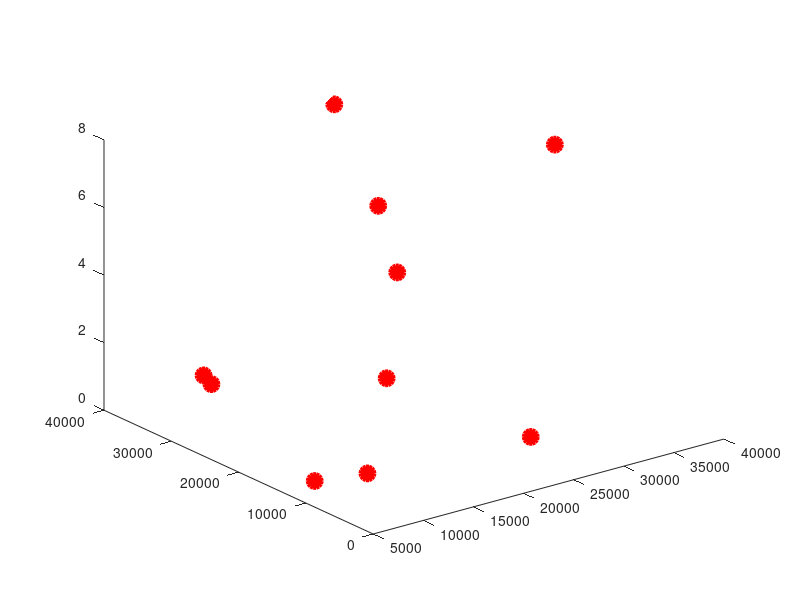

MATLAB code for this plot: (Note: this script raises an error after producing the figure.)
close all
clear all
clc
m = [9496,
21487,
37073,
11070,
27958,
17026,
23884,
6666,
23324,
8381];
n = [7549,
20981,
20774,
34241,
39976,
15910,
4712,
11170,
26545,
29070];
opt = [0.741164
4.497037
7.047603
1.071485
7.212767
2.186616
0.924713
0.411944
5.811236
1.501592];
flop = (max(m,n).*min(m,n).^2 - 1/3*min(m,n).^3)/1e9;



%% Plot figure 1
axisticksize = 40;
origin = [200,60];
markersize = 10;
LineWidth = 3;




figure(1)


hd1 = plot3(m,n,opt,'ro','MarkerSize',markersize,'MarkerFaceColor','r','LineWidth',LineWidth);
hold on


mlin = linspace(0,5000,100);
nlin = linspace(0,5000,100);
[M,N]=meshgrid(mlin,nlin);
Z = griddata(m,n,opt,M,N,'cubic');
mesh(M,N,Z,'FaceAlpha',0.5);
hold on;



gca = get(gcf,'CurrentAxes');
% set(gca,'XTick',[1:length(SOLVE_SLU(:,1))])
% set(gca,'TickLabelInterpreter','none')
% xticklabels(xtick)
% xtickangle(45)
% xlim([0,2.5]);
% ylim([0,2000]);


legs = {};
legs{1,1} = ['\delta=10'];
% legs{1,2} = ['\delta=1'];
% legs{1,3} = ['Pareto optima'];

gca = get(gcf,'CurrentAxes');
set( gca, 'FontName','Times New Roman','fontsize',axisticksize);
str = sprintf('m');
ylabel(str,'interpreter','Latex')
str = sprintf('n');
xlabel(str,'interpreter','Latex')
str = sprintf('time (s)');
zlabel(str,'interpreter','Latex')


gca=legend(legs,'interpreter','tex','color','none','NumColumns',1,'Location','northwest');

set(gcf,'Position',[origin,1000,700]);

fig = gcf;

str = 'scalapack_MLA_optimum_time.eps';
saveas(fig,str,'epsc')





figure(2)

hd1 = plot3(m,n,flop./opt,'ro','MarkerSize',markersize,'MarkerFaceColor','r','LineWidth',LineWidth);
hold on
zlim([min(flop./opt),max(flop./opt)]);
% hd1 = plot3(m,n,opt,'ro','MarkerSize',markersize,'MarkerFaceColor','r','LineWidth',LineWidth);
% hold on
% hd1 = plot3(m1,n1,flop1./opt1,'bo','MarkerSize',markersize,'MarkerFaceColor','b','LineWidth',LineWidth);
% hold on

mlin = linspace(0,5000,100);
nlin = linspace(0,5000,100);
[M,N]=meshgrid(mlin,nlin);
Z = griddata(m,n,flop./opt,M,N,'cubic');
mesh(M,N,Z,'FaceAlpha',0.5);
hold on;




gca = get(gcf,'CurrentAxes');
% set(gca,'XTick',[1:length(SOLVE_SLU(:,1))])
% set(gca,'TickLabelInterpreter','none')
% xticklabels(xtick)
% xtickangle(45)
% xlim([0,2.5]);
% ylim([0,2000]);


legs = {};
legs{1,1} = ['\delta=10'];
% legs{1,2} = ['\delta=1'];
% legs{1,3} = ['Pareto optima'];

gca = get(gcf,'CurrentAxes');
set( gca, 'FontName','Times New Roman','fontsize',axisticksize);
str = sprintf('m');
ylabel(str,'interpreter','Latex')
str = sprintf('n');
xlabel(str,'interpreter','Latex')
str = sprintf('GFlops');
zlabel(str,'interpreter','Latex')


gca=legend(legs,'interpreter','tex','color','none','NumColumns',1,'Location','northwest');

set(gcf,'Position',[origin,1000,700]);

fig = gcf;

str = 'scalapack_MLA_optimum_gflops.eps';
saveas(fig,str,'epsc')
